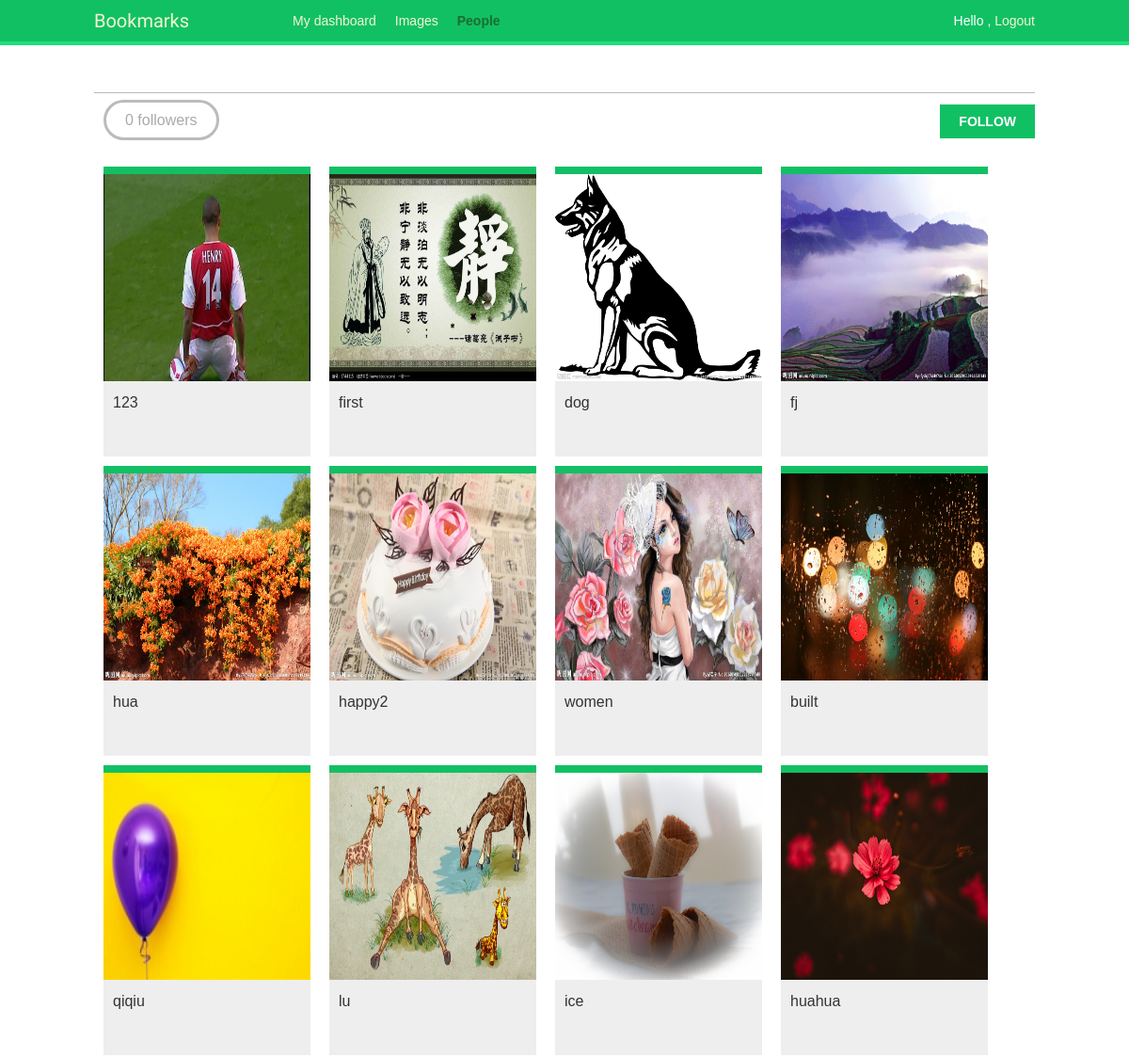
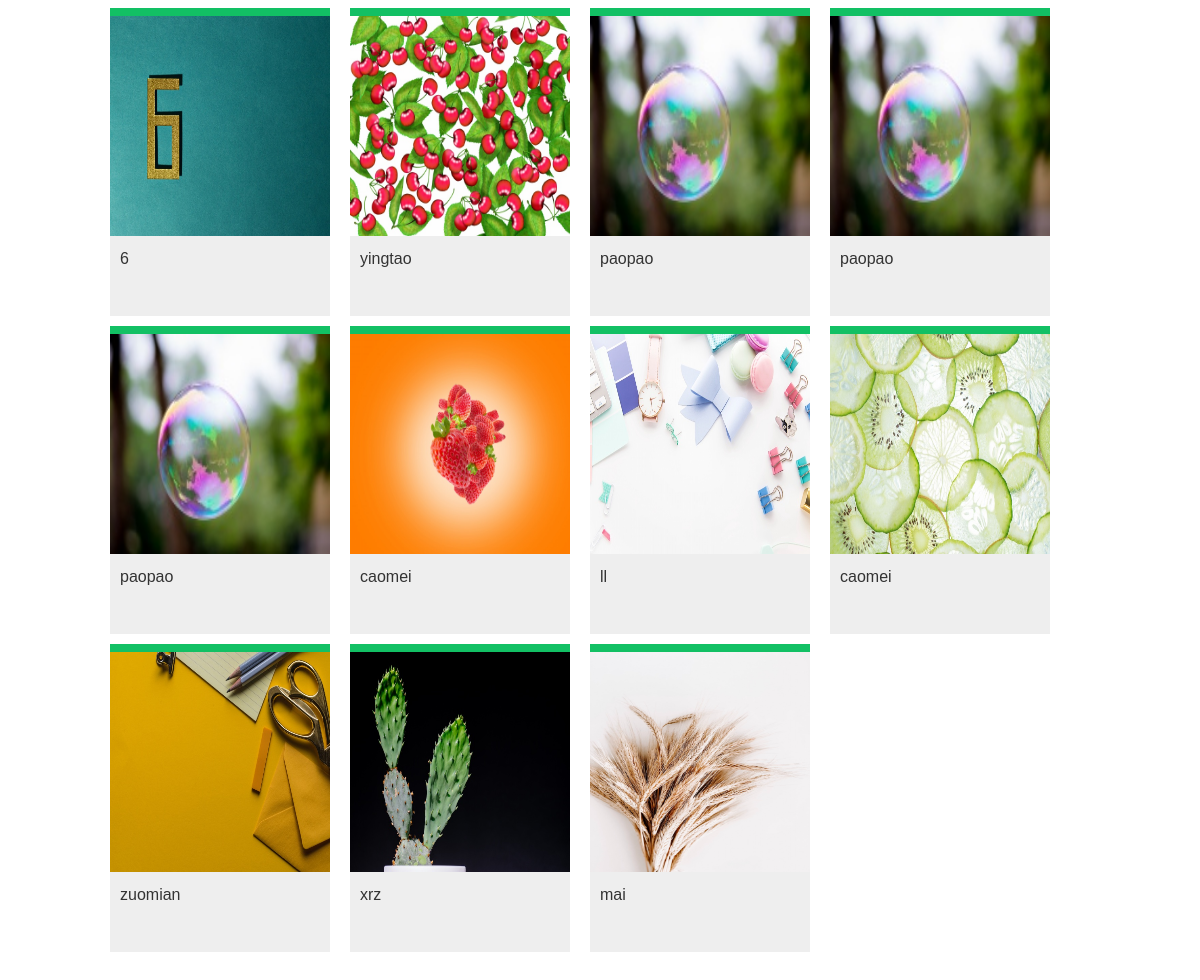
The page /accounts/users/admin/ (signed in) on the database its author committed (2 pictures, top to bottom).
### images/models.py (models this page shows, shortened)
class Image(models.Model):
	user = models.ForeignKey(settings.AUTH_USER_MODEL,
	                         related_name='images_created', on_delete=models.CASCADE)
	title = models.CharField(max_length=200)
	slug = models.SlugField(max_length=200,blank=True)
	url = models.URLField()
	image = models.ImageField(upload_to='images/%Y/%m/%d')
	description = models.TextField(blank=True)
	created = models.DateField(auto_now_add=True,
	                           db_index=True)
	user_like = models.ManyToManyField(settings.AUTH_USER_MODEL,
	                                   related_name='images_liked',
	                                   blank=True)
	total_likes = models.PositiveIntegerField(db_index=True,
	                                          default=0)
	def get_absolute_url(self):
		return reverse('images:detail', args=[self.id, self.slug])

### account/views.py (the view)
# urls.py: path('users/<username>/', views.user_detail, name='user_detail'),
@login_required
def user_detail(request, username):
	user = get_object_or_404(User, username=username, is_active=True)
	return render(request, 'account/user/detail.html', {'section':'people', 'user': user})

### account/templates/account/user/detail.html (shortened to what this page needs)
{% extends "base.html" %}
{% load thumbnail %}
{% block content %}
  <h1>{{ user.get_full_name }}</h1>
  {% with total_followers=user.followers.count %}
    <span class="count">
      <span class="total">{{ total_followers }}</span>
      follower{{ total_followers|pluralize }}
    </span>
    <a href="#" data-id="{{ user.id }}" data-action="{% if request.user in user.followers.all %}un{% endif %}follow" class="follow button">
      {% if request.user not in user.followers.all %}
        Follow
      {% else %}
        Unfollow
      {% endif %}
    </a>
    <div id="image-list" class="image-container">
      {% include "images/image/list_ajax.html" with images=user.images_created.all %}
    </div>
  {% endwith %}
{% endblock %}

### images/templates/images/image/list_ajax.html
{% load thumbnail %}
{% for image in images %}
  <div class="image">
    <a href="{{ image.get_absolute_url }}">
      {% thumbnail image.image "300x300" crop="100%" as im %}
        <a href="{{ image.get_absolute_url }}">
          <img src="{{ im.url }}">
        </a>
      {% endthumbnail %}
    </a>
    <div class="info">
      <a href="{{ image.get_absolute_url }}" class="title">
        {{ image.title }}
      </a>
    </div>
  </div>
{% endfor %}

### account/static/css/base.css (style rules this page uses)
body { margin:0; padding:0; font-family:helvetica, sans-serif; }
a { color:#12c064; text-decoration:none; }
h1, h2, h3, h4, h5 , h6 { font-family: 'Muli', sans-serif; font-weight:normal; }
h1 { border-bottom:1px solid #bbb; padding:0 0 10px 0; margin:10px 0 20px 0; }
input[type=submit], a.button { font-weight:bold; background:#12c064; color:#fff; padding:10px 20px; font-size:14px; text-transform:uppercase; }
.count { color:#aaa; border:3px solid #bbb; border-radius:26px; padding:10px 20px; margin:20px 10px 0; }
a.like, a.follow { float:right; margin-top:-8px; }
#image-list { overflow:auto; }
#image-list .image { float:left; width:220px; height:300px; margin:0 10px 10px 10px; border-top:8px solid #12c064; background:#eee; }
#image-list img { width:220px; height:220px; }
#image-list .info { padding:10px; }
#image-list .info a { color:#333; }
.image-container { margin-top:40px; }

### rows shown on the page
Image: shows a picture, title "123"
Image: shows a picture, title "first"
Image: shows a picture, title "dog"
Image: shows a picture, title "fj"
Image: shows a picture, title "hua"
Image: shows a picture, title "happy2"
Image: shows a picture, title "women"
Image: shows a picture, title "built"
Image: shows a picture, title "qiqiu"
Image: shows a picture, title "lu"
Image: shows a picture, title "ice"
Image: shows a picture, title "huahua"
Image: shows a picture, title "6"
Image: shows a picture, title "yingtao"
Image: title "paopao"
Image: title "paopao"
Image: title "paopao"
Image: shows a picture, title "caomei"
Image: shows a picture, title "ll"
Image: shows a picture, title "caomei"
Image: shows a picture, title "zuomian"
Image: shows a picture, title "xrz"
Image: shows a picture, title "mai"

### other values the page prints
{{ total_followers }} "0"
